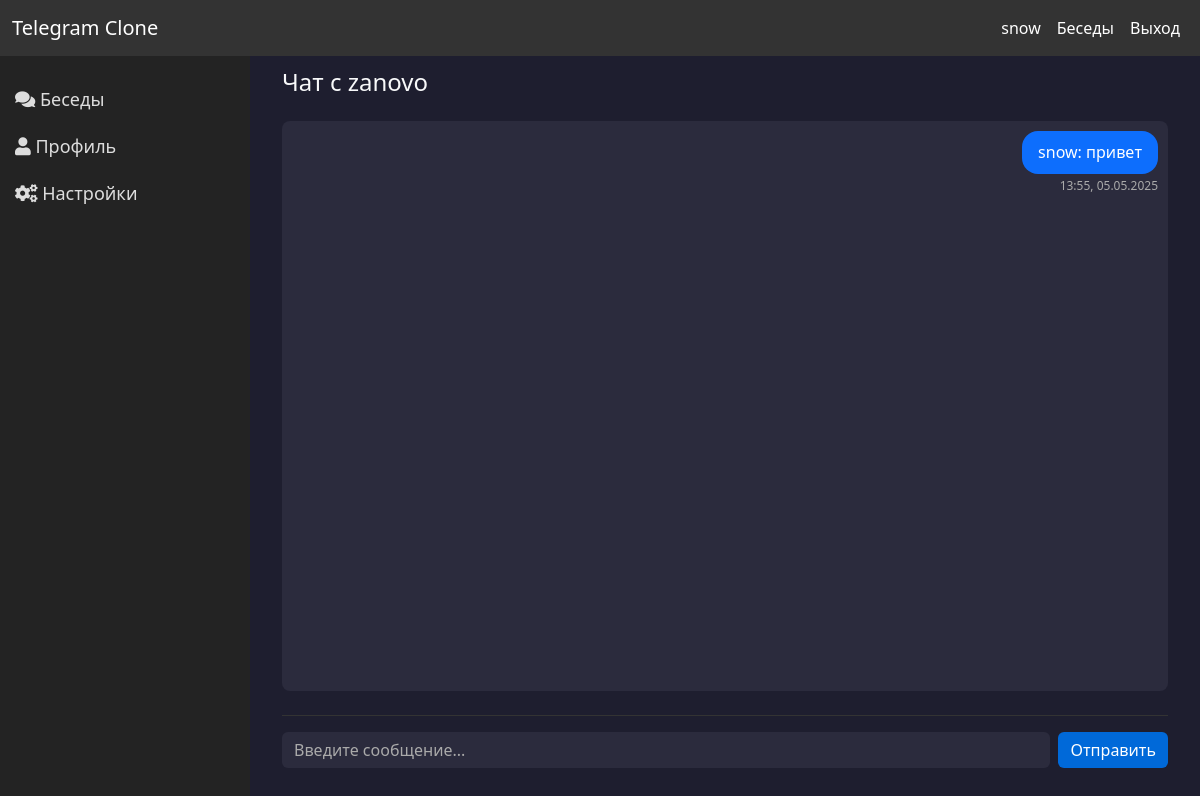
The page /conversation/3/ (signed in) on the database its author committed.
### appone/models.py (models this page shows, shortened)
class Message(models.Model):
    conversation = models.ForeignKey(Conversation, related_name='messages', on_delete=models.CASCADE)
    author       = models.ForeignKey(User, on_delete=models.CASCADE)
    content      = models.TextField()
    timestamp    = models.DateTimeField(auto_now_add=True)

### appone/views.py (the view)
# urls.py: path('conversation/<int:convo_id>/', views.conversation_detail, name='conversation_detail'),
@login_required
def conversation_detail(request, convo_id):
    convo = get_object_or_404(Conversation, id=convo_id)
    if request.user not in convo.members.all():
        return redirect('chat:conversations_list')
    if request.method == 'POST':
        content = request.POST.get('content', '').strip()
        if content:
            Message.objects.create(conversation=convo, author=request.user, content=content)
        return redirect('chat:conversation_detail', convo_id=convo.id)
    messages = convo.messages.order_by('timestamp')
    other_user = convo.members.exclude(id=request.user.id).first()
    return render(request, 'chat/conversation.html', {
        'conversation': convo,
        'messages': messages,
        'other_user': other_user,
    })

### appone/templates/chat/conversation.html (shortened to what this page needs)
{% extends "base.html" %}
{% block content %}
<div class="chat-container">
  <h4 style="margin-top: 36px;" class="mb-4">Чат с {{ other_user.username }}</h4>
  <div id="messages" class="messages">
    {% for msg in messages %}
    <div class="message {% if msg.author == request.user %}own{% endif %}">
      <div class="bubble">
        <span class="author">{{ msg.author.username }}</span>: {{ msg.content }}
      </div>
      <div class="timestamp">{{ msg.timestamp|date:'H:i, d.m.Y' }}</div>
    </div>
    {% endfor %}
  </div>
  <form id="chat-form" method="post" class="mt-2">
    <input id="chat-input" type="text" name="content" class="form-control me-2" placeholder="Введите сообщение..." autocomplete="off">
    <button type="submit" class="btn btn-primary">Отправить</button>
  </form>
</div>
{% endblock %}

### appone/templates/base.html (shortened to what this page needs)
<!DOCTYPE html>
<html lang="ru">
<head>
  <link href="https://cdn.jsdelivr.net/npm/bootstrap@5.3.0/dist/css/bootstrap.min.css" rel="stylesheet">
  <link rel="stylesheet" href="https://cdn.jsdelivr.net/npm/font-awesome@5.15.4/css/all.min.css">
</head>
<body>
<nav class="navbar navbar-expand-lg navbar-dark fixed-top" style="z-index: 1030;">
    <div class="container-fluid">
      <a class="navbar-brand" href="/">Telegram Clone</a>
      <div class="collapse navbar-collapse" id="navbarNav">
        <ul class="navbar-nav ms-auto">
          <li class="nav-item">
            <span class="nav-link">{{ request.user.username }}</span>
          </li>
          <li class="nav-item">
            <a class="nav-link" href="{% url 'chat:conversations_list' %}">Беседы</a>
          </li>
          <li class="nav-item">
            <a class="nav-link" href="{% url 'chat:logout' %}">Выход</a>
          </li>
        </ul>
      </div>
    </div>
  </nav>
  <div class="sidebar" id="sidebar">
    <a href="{% url 'chat:conversations_list' %}"><i class="fas fa-comments"></i> Беседы</a>
    <a href="/"><i class="fas fa-user"></i> Профиль</a>
    <a href="/"><i class="fas fa-cogs"></i> Настройки</a>
  </div>
  <div class="content" id="content">
    {% block content %}
    {% endblock %}
  </div>
</body>
</html>

### appone/templates/base.html (style rules this page uses)
body { background-color: #121212; color: #f1f1f1; margin-top: 56px; }
.navbar { background-color: #333; }
.navbar-brand, .nav-link { color: #fff !important; transition: color 0.3s; }
.nav-item { transition: transform 0.3s ease-in-out; }
.btn { transition: background-color 0.3s, color 0.3s; }
.btn-primary { background-color: #0d6efd; border-color: #0d6efd; }
.sidebar { height: 100%; background-color: #232323; position: fixed; top: 0; left: 0; width: 250px; padding-top: 20px; z-index: 1000; margin-top: 56px; }
.sidebar a { padding: 10px 15px; text-decoration: none; font-size: 18px; color: #ddd; display: block; transition: background-color 0.3s; }
.content { margin-left: 250px; padding: 30px; transition: margin-left 0.3s; margin-top: 20px; }

### appone/templates/chat/conversation.html (style rules this page uses)
html, body { height: 100%; margin: 0; padding: 0; overflow: hidden; }
.chat-container { position: fixed; top: 0; left: 250px; right: 0; bottom: 0; background-color: #1e1e2f; color: #f8f9fa; display: flex; flex-direction: column; padding: 2rem; }
h4 { color: #f8f9fa; font-size: 1.5rem; margin-bottom: 1rem; }
.messages { flex-grow: 1; overflow-y: auto; padding: 10px; background-color: #2b2b3d; border-radius: 0.5rem; margin-bottom: 1rem; }
.message { margin-bottom: 1rem; position: relative; }
.bubble { display: inline-block; padding: 0.6rem 1rem; border-radius: 1rem; background-color: #3a3a4f; color: #f1f1f1; max-width: 70%; word-wrap: break-word; position: relative; }
.own { text-align: right; }
.own .bubble { background-color: #0d6efd; color: #fff; }
.timestamp { font-size: 0.75rem; color: #aaa; margin-top: 0.2rem; }
#chat-form { display: flex; background-color: #1e1e2f; border-top: 1px solid #333; padding-top: 1rem; }
#chat-input { background-color: #2b2b3d; border: none; color: #fff; }
#chat-input::placeholder { color: #aaa; }
.btn-primary { background-color: #0069d9; border: none; }

### rows shown on the page
Message: author.username "snow", content "привет", timestamp "13:55, 05.05.2025"

### other values the page prints
{{ request.user.username }} "snow"
{{ other_user.username }} "zanovo"
